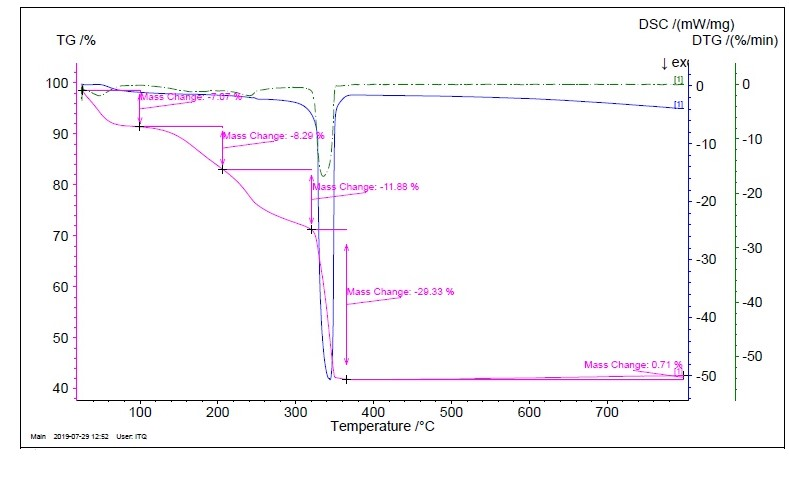
#> input picture LineExtraction/data/69-UiO-66（Ce）.jpg, 789 x 478 px
$ python tailor.py
#> lines starting #> are read from the running program, lines starting #| are printed output that depends on the picture; long printed decimals are rounded
from PIL import Image
import numpy as np

class Tailor:
    def __init__(self, path):
#> called with path = 'data/69-UiO-66（Ce）.jpg'
        img = Image.open(path)
#> img is the input picture: PIL image 789x478 RGB; mean R, G, B 248.5, 247.4, 248.8
        imgData = np.array(img, dtype='float')

        self.shape = imgData.shape
#> self.shape = (478, 789, 3)
        print(self.shape)
#| (478, 789, 3)
        assert len(self.shape) == 3
        assert self.shape[2] == 3

        self.a0m = np.mean(np.mean(imgData, axis=0), axis=1)
#> self.a0m = 789 values, max 255 at index 0, min 19.19 at index 784, mean 248.2
        self.a1m = np.mean(np.mean(imgData, axis=1), axis=1)
#> self.a1m = 478 values, max 255 at index 456, min 7.76 at index 7, mean 248.2
        gray = np.mean(imgData, axis=2)
        self.mid = np.mean(self.a0m)
#> self.mid = 248.2
        # print(a0m.shape, a0m)
        # print(a1m.shape, a1m)

        self.thresh = 0.5
        self.corner_pixels = 10

        xAxis, yAxis = self.get_axis()
#> the loop in get_axis, `while True:` made 4 passes
#> d0 on passes 1 to 4: [(688, 688), (735, 735)], [(688, 688), (735, 735)], [(688, 688), (735, 735)], [(76, 76), (688, 688), (735, 735)]
#| [(688, 688), (735, 735)] [(400, 400)] 0.5
#| [(688, 688), (735, 735)] [(400, 400)] 0.55
#| [(688, 688), (735, 735)] [(400, 400)] 0.605
#| [(76, 76), (688, 688), (735, 735)] [(400, 400)] 0.6655
#> after the loop in get_axis, `while True:`: self.thresh = 0.666
        x = int((xAxis[0] + xAxis[1]) / 2)
        y = int((yAxis[0] + yAxis[1]) / 2)
        # print(yAxis, y, gray[:, y])
        # print(xAxis, x, gray[x, :])

        yFrag = self.get_fragment(gray[:, y])
#> after the loop in get_fragment, `for i in range(self.corner_pixels, len(pixels) - self.corner_pixels):`: dark_index = 341 values from 63 to 447
#> in get_fragment, `dark_line = self.get_dark_frag(dark_index)`: dark_line = [(63, 400), (434, 438), (438, 438), (447, 447)]
#| 该线段dark_line: [(63, 400), (434, 438), (438, 438), (447, 447)]
#> the loop in get_fragment, `for line in dark_line:` made 1 pass
#> yFrag = (63, 400)
        xFrag = self.get_fragment(gray[x, :])
#| 该线段dark_line: [(20, 20), (76, 688), (735, 735)]
#> the loop in get_fragment, `for line in dark_line:` made 2 passes
#> line on passes 1 to 2: (20, 20), (76, 688)
#> xFrag = (76, 688)

        print("坐标轴位置：", yAxis, xAxis)
        print("坐标轴线段：", yFrag, xFrag)
#| 坐标轴线段： (63, 400) (76, 688)

        # print(len(self.a0m), len(self.a1m))

        ys = yFrag[0] + 1
#> ys = 64
        yt = xAxis[0] - 1
        xs = yAxis[1] + 1
        xt = xFrag[1] - 1
#> xt = 687
        # 避免黑色方框！
        black_thresh = 100
        while self.a0m[xs] < black_thresh:
            xs += 1
#> this loop made 0 passes
#> after the loop, xs = 77
        while self.a0m[xt] < black_thresh:
            xt -= 1
#> after the loop, xt = 687
        while self.a1m[ys] < black_thresh:
            ys += 1
#> after the loop, ys = 64
        while self.a1m[yt] < black_thresh:
            yt -= 1
#> after the loop, yt = 399

        print(f'分割：({ys},{yt}) * ({xs},{xt})')
#| 分割：(64,399) * (77,687)
        self.tailor = imgData[ys:yt, xs:xt]
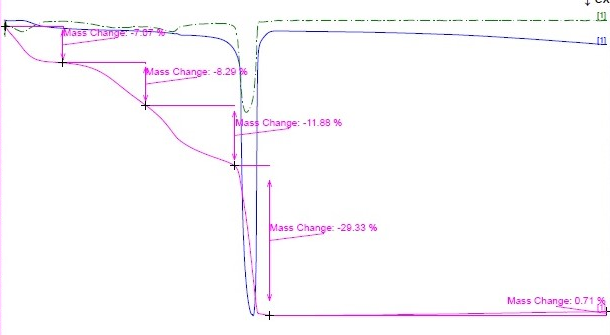
#> self.tailor: shape (335, 610, 3) float64; mean R, G, B 251.7, 249.7, 252.1


    def get_axis(self):
        while True:
            d0 = self.get_dark_line(self.a0m)
            d1 = self.get_dark_line(self.a1m)

            print(d0, d1, self.thresh)
            if len(d0) and len(d1):
                yAxis = None
                xAxis = None
                for line in d0:
                    if line[0] < self.shape[0] / 2:
                        yAxis = line
                for line in d1:
                    if line[0] > self.shape[1] / 2:
                        xAxis = line
                if xAxis and yAxis:
                    return xAxis, yAxis
            self.thresh *= 1.1

            if self.thresh > 1:
                raise Exception("can not found axis")


    def get_dark_line(self, am):
        '''顺序检测线条，不限线条粗细
        第一个左侧为空，最后一个右侧为空的不要
        '''
        dark_index = []
        for i in range(self.corner_pixels, len(am) - self.corner_pixels):
            light = am[i]
            if light < self.mid * self.thresh:
                dark_index.append(i)
        d = self.get_dark_frag(dark_index)

        if len(d):
            valid = False
            for i in range(self.corner_pixels, d[0][0] - self.corner_pixels):
                if am[i] < 250:
                    valid = True
            if not valid:
                d.remove(d[0])

        if len(d):
            valid = False
            for i in range(d[-1][1] + self.corner_pixels, len(am) - self.corner_pixels):
                if am[i] < 250:
                    valid = True
            if not valid:
                d.remove(d[-1])

        return d


    def get_dark_frag(self, dark_index):
        line = []

        def add_line(i):
            j = i + 1
            while j in dark_index or j + 1 in dark_index or j + 2 in dark_index or j + 3 in dark_index \
                or j + 4 in dark_index or j + 5 in dark_index:
                j += 1
            line.append((i, j-1))

        for i in dark_index:
            if  i-1 not in dark_index:
                add_line(i)
        return line


    def get_fragment(self, pixels):
        '''提取线段，返回起终点
        前提：长度超过一半，不是在边缘
        '''
        dark_index = []
        for i in range(self.corner_pixels, len(pixels) - self.corner_pixels):
            if pixels[i] < self.mid * self.thresh:
                dark_index.append(i)

        dark_line = self.get_dark_frag(dark_index)
        print("该线段dark_line:", dark_line)
        for line in dark_line:
            if line[1] - line[0] > len(pixels) / 2:
                return line


if __name__ == "__main__":
    # Extractor('data/37- Ce-BDC-1.jpg')

    Tailor('data/69-UiO-66（Ce）.jpg')

$ run again, with LineExtraction/data/80-UiO-66（Ce）.jpg copied over LineExtraction/data/69-UiO-66（Ce）.jpg
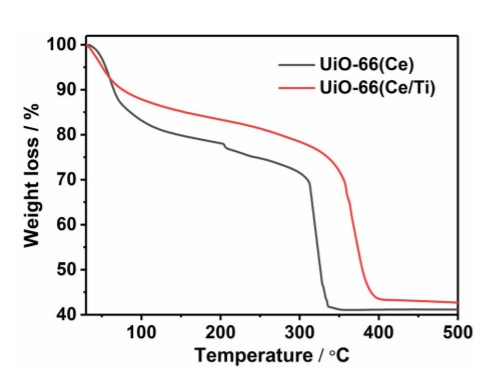
#> input picture LineExtraction/data/80-UiO-66（Ce）.jpg, 493 x 368 px
#> in __init__, img is the input picture: PIL image 493x368 RGB; mean R, G, B 241.9, 241, 240.9
#| (368, 493, 3)
#> self.a0m = 493 values, max 255 at index 0, min 84.89 at index 85, mean 241.3
#> self.a1m = 368 values, max 255 at index 0, min 68.18 at index 314, mean 241.3
#> self.mid = 241.3
#> the loop in get_axis, `while True:` made 1 pass
#> (d0, d1) on pass 1: ([(85, 86), (457, 458)], [(314, 315)])
#> (printed output is left out)
#> after the loop in get_axis, `while True:`: self.thresh = 0.5
#> after the loop in get_fragment, `for i in range(self.corner_pixels, len(pixels) - self.corner_pixels):`: dark_index = 280 values from 36 to 315
#> dark_line = [(36, 315)]
#| 该线段dark_line: [(36, 315)]
#> the loop in get_fragment, `for line in dark_line:` made 1 pass
#> yFrag = (36, 315)
#| 该线段dark_line: [(57, 458), (62, 458), (67, 458), (73, 458), (81, 458)]
#> the loop in get_fragment, `for line in dark_line:` made 1 pass
#> line on pass 1: (57, 458)
#> xFrag = (57, 458)
#| 坐标轴线段： (36, 315) (57, 458)
#> in __init__, `ys = yFrag[0] + 1`: ys = 37
#> in __init__, `xt = xFrag[1] - 1`: xt = 457
#> after the loop in __init__, `while self.a0m[xs] < black_thresh:`: xs = 87
#> the loop in __init__, `while self.a0m[xt] < black_thresh:` made 1 pass
#> xt on pass 1: 456
#> after the loop in __init__, `while self.a0m[xt] < black_thresh:`: xt = 456
#> after the loop in __init__, `while self.a1m[ys] < black_thresh:`: ys = 37
#> after the loop in __init__, `while self.a1m[yt] < black_thresh:`: yt = 313
#| 分割：(37,313) * (87,456)
#> in __init__, `self.tailor = imgData[ys:yt, xs:xt]`:
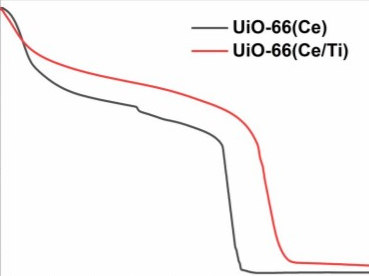
#> self.tailor: shape (276, 369, 3) float64; mean R, G, B 248.1, 246.4, 246.4

$ run again, with LineExtraction/data/82-UiO-66（Ce）.jpg copied over LineExtraction/data/69-UiO-66（Ce）.jpg
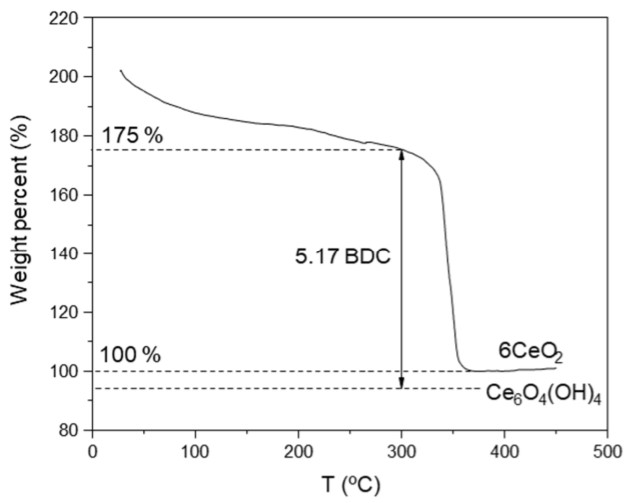
#> input picture LineExtraction/data/82-UiO-66（Ce）.jpg, 637 x 503 px
#> in __init__, img is the input picture: PIL image 637x503 RGB; min 0, max 255, mean 247.8
#| (503, 637, 3)
#> self.a0m = 637 values, max 255 at index 0, min 98.6 at index 92, mean 247.8
#> self.a1m = 503 values, max 255 at index 0, min 103.5 at index 17, mean 247.8
#> self.mid = 247.8
#> the loop in get_axis, `while True:` made 1 pass
#> (d0, d1) on pass 1: ([(92, 92)], [(430, 430)])
#> (printed output is left out)
#> after the loop in get_axis, `while True:`: self.thresh = 0.5
#> after the loop in get_fragment, `for i in range(self.corner_pixels, len(pixels) - self.corner_pixels):`: dark_index = 423 values from 17 to 457
#> dark_line = [(17, 437), (445, 445), (457, 457)]
#| 该线段dark_line: [(17, 437), (445, 445), (457, 457)]
#> the loop in get_fragment, `for line in dark_line:` made 1 pass
#> yFrag = (17, 437)
#| 该线段dark_line: [(60, 77), (66, 77), (69, 77), (76, 77), (84, 607)]
#> the loop in get_fragment, `for line in dark_line:` made 5 passes
#> line on passes 1 to 5: (60, 77), (66, 77), (69, 77), (76, 77), (84, 607)
#> xFrag = (84, 607)
#| 坐标轴线段： (17, 437) (84, 607)
#> in __init__, `ys = yFrag[0] + 1`: ys = 18
#> in __init__, `xt = xFrag[1] - 1`: xt = 606
#> after the loop in __init__, `while self.a0m[xs] < black_thresh:`: xs = 93
#> after the loop in __init__, `while self.a0m[xt] < black_thresh:`: xt = 606
#> after the loop in __init__, `while self.a1m[ys] < black_thresh:`: ys = 18
#> after the loop in __init__, `while self.a1m[yt] < black_thresh:`: yt = 429
#| 分割：(18,429) * (93,606)
#> in __init__, `self.tailor = imgData[ys:yt, xs:xt]`:
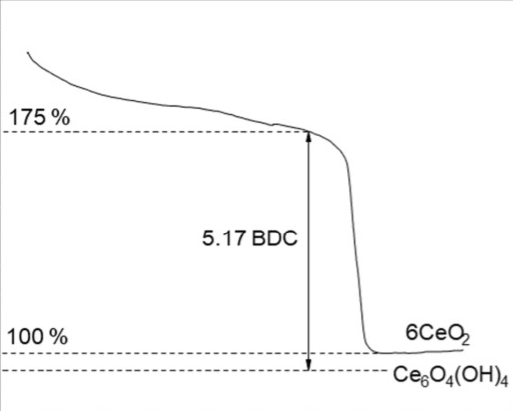
#> self.tailor: shape (411, 513, 3) float64; min 0, max 255, mean 250.2

$ run again, with LineExtraction/data/96-UiO-66（Ce）.jpg copied over LineExtraction/data/69-UiO-66（Ce）.jpg
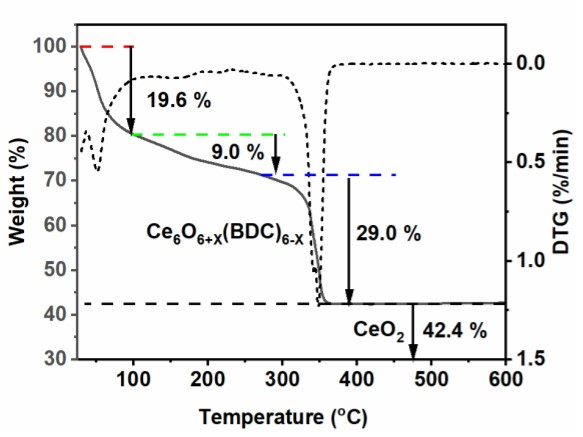
#> input picture LineExtraction/data/96-UiO-66（Ce）.jpg, 583 x 437 px
#> in __init__, img is the input picture: PIL image 583x437 RGB; mean R, G, B 238, 238.1, 238
#| (437, 583, 3)
#> self.a0m = 583 values, max 255 at index 577, min 65.55 at index 505, mean 238
#> self.a1m = 437 values, max 255 at index 433, min 59.94 at index 359, mean 238
#> self.mid = 238
#> the loop in get_axis, `while True:` made 2 passes
#> (d0, d1) on passes 1 to 2: ([(505, 506)], [(358, 359)]), ([(76, 77), (505, 506)], [(358, 360)])
#> (printed output is left out)
#> after the loop in get_axis, `while True:`: self.thresh = 0.55
#> after the loop in get_fragment, `for i in range(self.corner_pixels, len(pixels) - self.corner_pixels):`: dark_index = 337 values from 23 to 359
#> dark_line = [(23, 359)]
#| 该线段dark_line: [(23, 359)]
#> the loop in get_fragment, `for line in dark_line:` made 1 pass
#> yFrag = (23, 359)
#| 该线段dark_line: [(51, 511), (56, 511), (63, 511), (71, 511), (521, 523), (542, 544)]
#> the loop in get_fragment, `for line in dark_line:` made 1 pass
#> line on pass 1: (51, 511)
#> xFrag = (51, 511)
#| 坐标轴线段： (23, 359) (51, 511)
#> in __init__, `ys = yFrag[0] + 1`: ys = 24
#> in __init__, `xt = xFrag[1] - 1`: xt = 510
#> after the loop in __init__, `while self.a0m[xs] < black_thresh:`: xs = 78
#> after the loop in __init__, `while self.a0m[xt] < black_thresh:`: xt = 510
#> the loop in __init__, `while self.a1m[ys] < black_thresh:` made 2 passes
#> ys on passes 1 to 2: 25, 26
#> after the loop in __init__, `while self.a1m[ys] < black_thresh:`: ys = 26
#> after the loop in __init__, `while self.a1m[yt] < black_thresh:`: yt = 357
#| 分割：(26,357) * (78,510)
#> in __init__, `self.tailor = imgData[ys:yt, xs:xt]`:
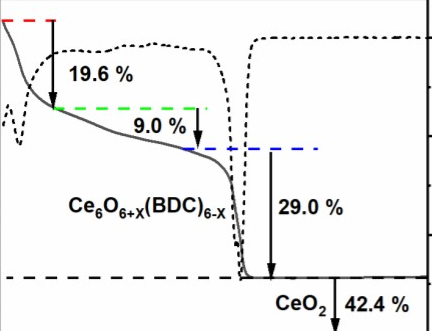
#> self.tailor: shape (331, 432, 3) float64; mean R, G, B 240.5, 240.8, 240.6
